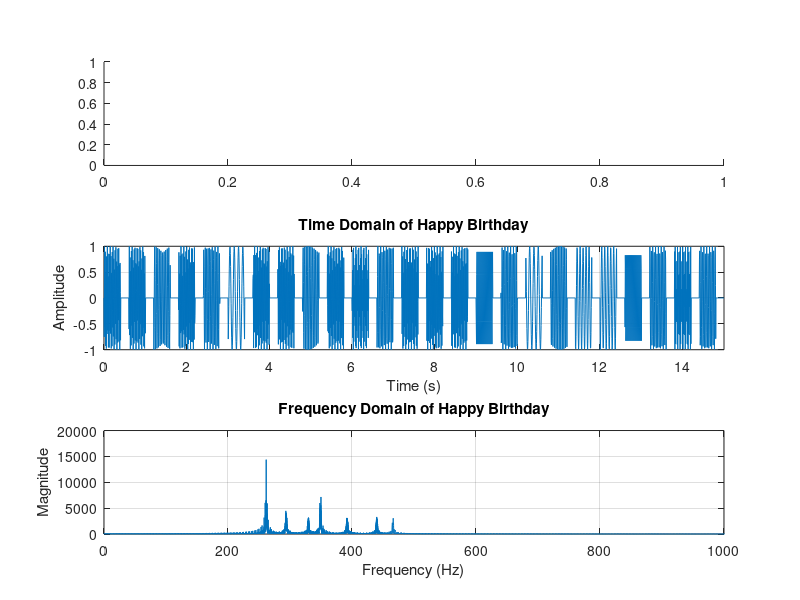

Reproduce this figure in MATLAB. (Note: this script raises an error after producing the figure.)
clear; % Remove all variables from the workspace

% Sampling frequency 
FS = 8000;

% Define the notes with durations > Both
C = sin(2*pi*261.63*(0:1/FS:0.4)); % C note (short)
D = sin(2*pi*293.66*(0:1/FS:0.4)); % D note (short)
E = sin(2*pi*329.63*(0:1/FS:0.4)); % E note (short)
F = sin(2*pi*349.23*(0:1/FS:0.4)); % F note (short)
G = sin(2*pi*392.00*(0:1/FS:0.4)); % G note (short)
A = sin(2*pi*440.00*(0:1/FS:0.4)); % A note (short)
B = sin(2*pi*493.88*(0:1/FS:0.4)); % B note (short)
Bb = sin(2*pi*466.16*(0:1/FS:0.4)); % Bb note (short)

% Define longer duration notes for some parts of the song > Both
C_long = sin(2*pi*261.63*(0:1/FS:0.8)); % C note (longer)
D_long = sin(2*pi*293.66*(0:1/FS:0.8)); % D note (longer)
E_long = sin(2*pi*329.63*(0:1/FS:0.8)); % E note (longer)
F_long = sin(2*pi*349.23*(0:1/FS:0.8)); % F note (longer)
G_long = sin(2*pi*392.00*(0:1/FS:0.8)); % G note (longer)
A_long = sin(2*pi*440.00*(0:1/FS:0.8)); % A note (longer)
B_long = sin(2*pi*493.88*(0:1/FS:0.8)); % B note (longer)
Bb_long = sin(2*pi*466.16*(0:1/FS:0.8)); % Bb note (longer)

% Silence (pause between notes) > Pavan
pause = zeros(1, FS*0.2); % 0.2 seconds of silence

% Assemble the song using the sequence of notes > Both
line1 = [C, pause, C, pause, D, pause, C, pause, F, pause, E, pause]; % Happy birthday to you
line2 = [C, pause, C, pause, D, pause, C, pause, G, pause, F, pause]; % Happy birthday to you
line3 = [C, pause, C, pause, C, pause, A, pause, F, pause, E, pause, D, pause]; % Happy birthday dear [Name]
line4 = [Bb, pause, Bb, pause, A, pause, F, pause, G, pause, F, pause]; % Happy birthday to you

% Combine all lines to form the complete song > Both
song = [line1, line2, line3, line4]; 

% Save the song as a .wav file > Both
audiowrite('Happy_Birthday.wav', song, FS);

% Play the song > Both
[y, FS] = audioread('Happy_Birthday.wav');
sound(y, FS);

disp('Playing Happy Birthday Song');
disp('Song audio saved as "Happy_Birthday.wav".');

% Generate the time vector for the signal > Imran
t = (0:length(y)-1) / FS;

% Create a figure with three subplots
figure; 

% Downsample the signal for better visualization > Imran
downsample_factor = 50; % Reduce data points by a factor of 50 > Imran
y_downsampled = y(1:downsample_factor:end); % Take every 50th point > Imran
t_downsampled = t(1:downsample_factor:end); % Adjust the time vector > Imran

% 1. Time Domain Plot > Imran
subplot(3, 1, 2);
plot(t_downsampled, y_downsampled); % Plot the downsampled data
xlim([0 15]);
xlabel('Time (s)');
ylabel('Amplitude');
title('Time Domain of Happy Birthday');
grid on;

% 2. Frequency Domain Plot > Imran
N = length(y); % Number of samples
f = (0:N-1) * (FS / N); % Frequency vector
fft_y = abs(fft(y)); % Compute magnitude of FFT

subplot(3, 1, 3);
plot(f(1:floor(N/2)), fft_y(1:floor(N/2))); % Only plot positive frequencies
xlim([0 1000]); % Limit x-axis to 0-1000 Hz
xlabel('Frequency (Hz)');
ylabel('Magnitude');
title('Frequency Domain of Happy Birthday');
grid on;

% 3. Spectrogram Plot > Both
subplot(3, 1, 1);
spectrogram(song, 256, 250, 256, FS, 'yaxis'); % Window length, overlap, FFT size, sampling frequency
title('Spectrogram of Happy Birthday');
colorbar;